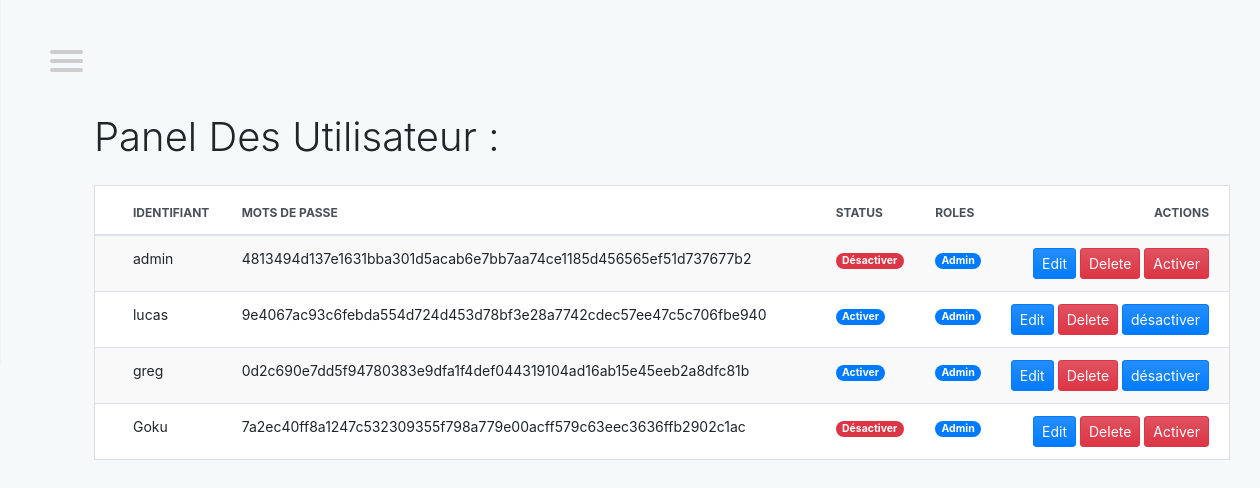
/admin.php (signed in), run on the app's committed database.
### tables this page shows
CREATE TABLE `user` (
  `idUser` int(11) NOT NULL,
  `Nom` text NOT NULL,
  `Mdp` text NOT NULL,
  `status` int(11) NOT NULL,
  `Admin` int(11) NOT NULL
);

### classe/user.php (the view, shortened to what this page needs)
<?php
class user
{
    private $_BDD;
    public function __construct($BDD)
    {
        $this->_BDD = $BDD;
    }
    public function getUserPanelAdmin()
    {
        $requetprepar = $this->_BDD->prepare("SELECT * FROM `user` WHERE 1");
        $requetprepar->execute();
        while ($data = $requetprepar->fetch()) { ?>
            <tr>
                <th scope="row">
                </th>
                <td><?= $data['Nom'] ?></td>
                <td><?= $data['Mdp'] ?></td>
                <td>
                <?php if ($data['status'] == 1) { ?>
                        <span class="badge badge-pill badge-primary">Activer</span>
                    <?php } else { ?>
                        <span class="badge badge-pill badge-danger">Désactiver</span>
                    <?php } ?>
                </td>
                <td>
                    <?php if ($data['Admin'] == 1) { ?>
                        <span class="badge badge-pill badge-primary">Admin</span>
                    <?php } else { ?>
                        <span class="badge badge-pill badge-danger">utilisateur</span>
                    <?php } ?>
                </td>
                <td>
                    <button onclick="window.location.href='addUserAdmin.php?modif=<?= $data['idUser'] ?>'" class="btn btn-sm btn-primary">Edit</button>
                    <button onclick="window.location.href='?suppr=<?= $data['idUser'] ?>'" class="btn btn-sm btn-danger">Delete</button>
                    <?php
                        if($data['status'] == 0){ ?>
                            <button onclick="window.location.href='?statue=<?= $data['idUser'] ?>'" class="btn btn-sm btn-danger">Activer</button>
                        <?php }else { ?>
                            <button onclick="window.location.href='?statue=<?= $data['idUser'] ?>'" class="btn btn-sm btn-primary">désactiver</button>
                        <?php } ?>
                </td>
            </tr>
<?php }
    }
}

### admin.php (shortened to what this page needs)
<?php
require "session.php";
require "classe/user.php";
$user = new user($BDD);
if (!isset($_SESSION['id'])) {
  header("Location: index.php");
} else {
  $user->giveUser($_SESSION['id']);
}
?>
<!DOCTYPE html>
<html lang="fr">
<head>
  <link rel="stylesheet" href="Style/manu.css">
  <link rel="stylesheet" type="text/css" href="Style/admin.css" media="screen" />
</head>
<body>
  <nav role="navigation">
    <div id="menuToggle">
      <span></span>
      <span></span>
      <span></span>
    </div>
  </nav>
  <div class="adminx-container">
    <div class="adminx-content">
      <div class="adminx-main-content">
        <div class="container-fluid">
          <div class="pb-3">
            <h1>Panel Des Utilisateur :</h1>
          </div>
          <div class="row">
            <div class="col">
              <div class="card mb-grid">
                <div class="table-responsive-md">
                  <table class="table table-actions table-striped table-hover mb-0" data-table>
                    <thead>
                      <tr>
                        <th scope="col">
                        </th>
                        <th scope="col">Identifiant</th>
                        <th scope="col">Mots De Passe</th>
                        <th scope="col">Status</th>
                        <th scope="col">Roles</th>
                        <th scope="col">Actions</th>
                      </tr>
                    </thead>
                    <tbody>
                      <?php $user->getUserPanelAdmin(); ?>
                    </tbody>
                  </table>
                </div>
              </div>
            </div>
          </div>
        </div>
      </div>
    </div>
  </div>
</body>
</html>

### Style/manu.css (style rules this page uses)
body { margin: 0; padding: 0; }
#menuToggle { display: block; position: relative; top: 50px; left: 50px; z-index: 1; -webkit-user-select: none; user-select: none; }
#menuToggle span { display: block; width: 33px; height: 4px; margin-bottom: 5px; position: relative; background: #cdcdcd; border-radius: 3px; z-index: 1; transform-origin: 4px 0px; transition: transform 0.5s cubic-bezier(0.77, 0.2, 0.05, 1.0), background 0.5s cubic-bezier(0.77, 0.2, 0.05, 1.0), opacity 0.55s ease; }
#menuToggle span:nth-last-child(2) { transform-origin: 0% 100%; }

### data on the page
user: Nom "admin", Mdp "4813494d137e1631bba301d5acab6e7bb7aa74ce1185d456565ef51d737677b2", status "Désactiver", Admin "Admin"
user: Nom "lucas", Mdp "9e4067ac93c6febda554d724d453d78bf3e28a7742cdec57ee47c5c706fbe940", status "Activer", Admin "Admin"
user: Nom "greg", Mdp "0d2c690e7dd5f94780383e9dfa1f4def044319104ad16ab15e45eeb2a8dfc81b", status "Activer", Admin "Admin"
user: Nom "Goku", Mdp "7a2ec40ff8a1247c532309355f798a779e00acff579c63eec3636ffb2902c1ac", status "Désactiver", Admin "Admin"
